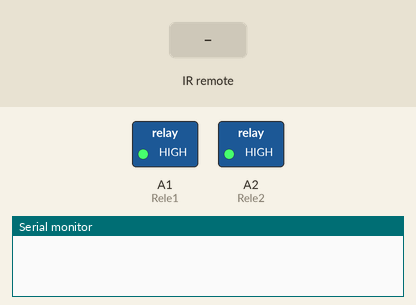
The sketch below on a simulated Arduino Uno, built with avr-gcc and run on an emulated ATmega328P. Parts: switched loads named in the sketch (green lamp = pin HIGH), the last lines printed to the serial monitor. The inputs (shaded band) are chosen by the test bench.

Above: at 1.3 s.
1.4 s: infrared code 0xFF18E7 received
At 2.6 s:
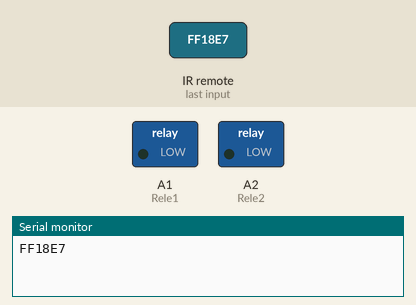
2.9 s: infrared code 0xFF5AA5 received
At 3.9 s:
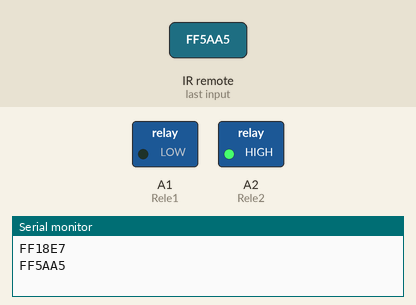
4.4 s: infrared code 0xFF10EF received
At 5.0 s:
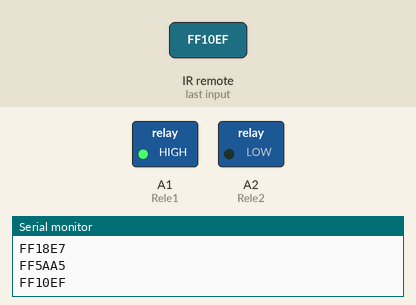
Timing chart, 0 to 7.4 s (numbered marks = the images above; inputs shaded):
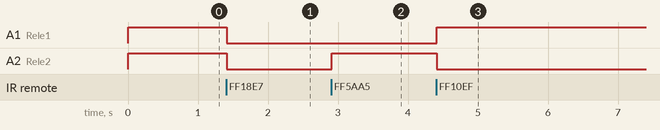

The sketch:

carrinho.ino
```cpp
#include <IRremote.h>

#define IRPin A0
#define Rele1 A1
#define Rele2 A2

#define BtnFrente 0xFF18E7
#define BtnTras 0xFF4AB5
#define BtnDireita 0xFF5AA5
#define BtnEsquerda 0xFF10EF

IRrecv irrecv(IRPin);
decode_results results;

void setup()
{
  Serial.begin(9600);
  irrecv.enableIRIn();

  pinMode(Rele1, OUTPUT);
  pinMode(Rele2, OUTPUT);

  desligaRodaEsquerda();
  desligaRodaDireita();
  delay(100);
}

void loop()
{
  results.value = 0;
  if (irrecv.decode(&results))
  {
    Serial.println(results.value, HEX);
    irrecv.resume();
    delay(10);
  }

  switch (results.value)
  {
  case BtnFrente:
    ligaRodaEsquerda();
    ligaRodaDireita();
    break;

  case BtnTras:
    desligaRodaEsquerda();
    desligaRodaDireita();
    break;

  case BtnDireita:
    desligaRodaDireita();
    ligaRodaEsquerda();
    break;

  case BtnEsquerda:
    desligaRodaEsquerda();
    ligaRodaDireita();
    break;

  default:
    break;
  }
}

void ligaRodaEsquerda()
{
  digitalWrite(Rele1, LOW);
}

void ligaRodaDireita()
{
  digitalWrite(Rele2, LOW);
}

void desligaRodaEsquerda()
{
  digitalWrite(Rele1, HIGH);
}

void desligaRodaDireita()
{
  digitalWrite(Rele2, HIGH);
}
```

Measured:
- after the input at 1.4 s, A1 (Rele1), A2 (Rele2): HIGH → LOW at once
- after the input at 2.9 s, A2 (Rele2): LOW → HIGH at once
- after the input at 4.4 s, A1 (Rele1): LOW → HIGH at once; A2 (Rele2): HIGH → LOW at once
